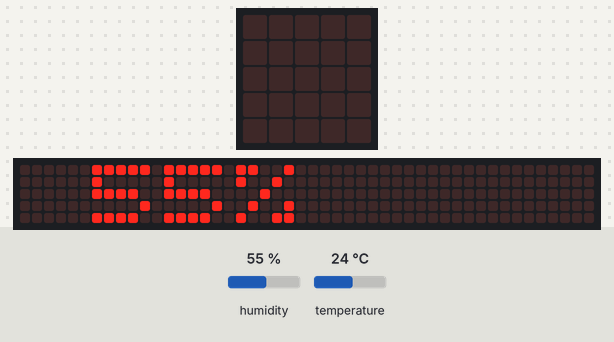
A program run on a simulated Calliope mini (MakeCode). Shown: the board's 5×5 LED display, a strip that is not on the board, showing the scrolling text unrolled. The inputs (shaded band) are chosen by the test bench; at power-on: humidity 55 %, temperature 24 °C. The 48×5 strip is a reading aid, not a part: it shows the text the display is scrolling, unrolled, one strip-width of it at a time.

Above: at 2.1 s.
At 3.14 s:
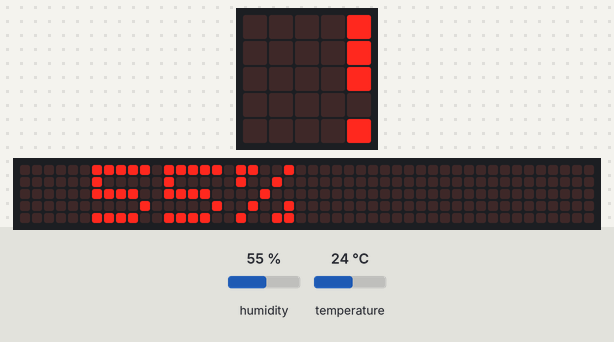
At 4.34 s:
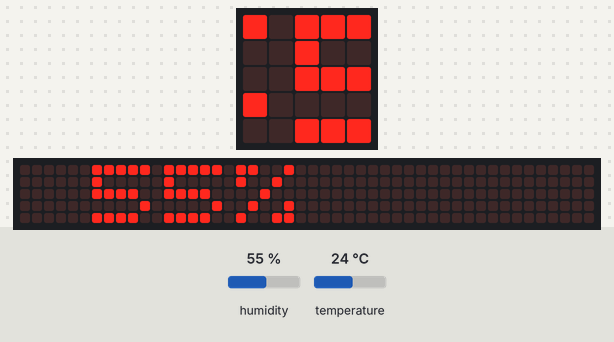
At 6.6 s:
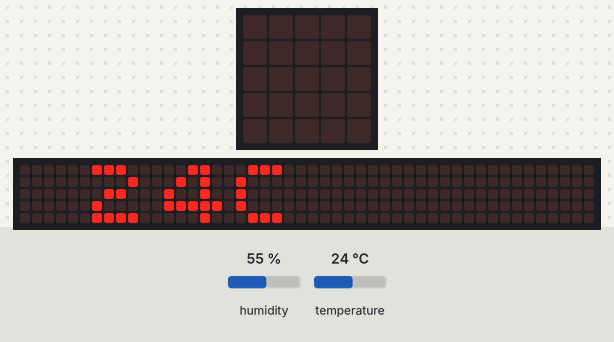
At 8.54 s:
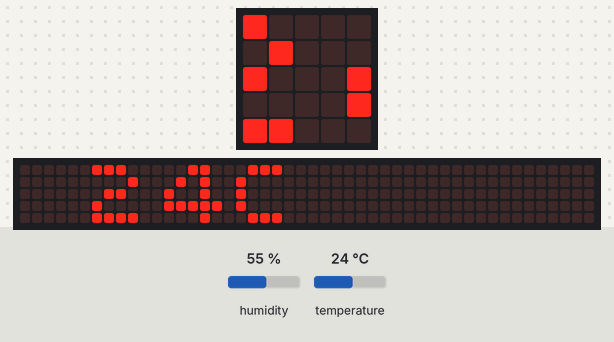
At 10.49 s:
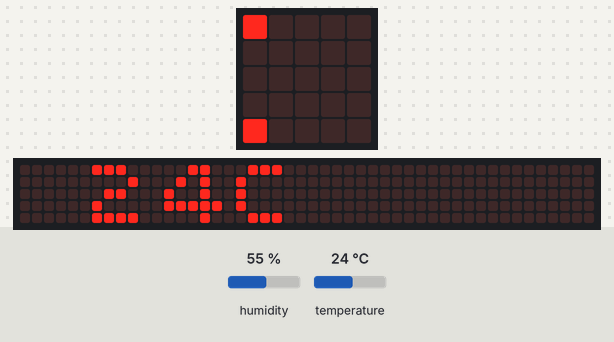

Measured:
- by itself, everything shown: repeats every 9.0 s, in 46 steps
- what the display in image 0 shows lasts 1.1 s, from 2.0 s to 3.1 s

The program:

main.ts
```typescript
dht11_dht22.queryData(
DHTtype.DHT11,
DigitalPin.C16,
true,
true,
true
)
basic.forever(function () {
    basic.showString(" " + dht11_dht22.readData(dataType.humidity) + "%")
    basic.showString(" " + dht11_dht22.readData(dataType.temperature) + "C")
})
```

test.ts
```typescript
// Hier kann man Tests durchführen; diese Datei wird nicht kompiliert, wenn dieses Paket als Erweiterung verwendet wird.
```
